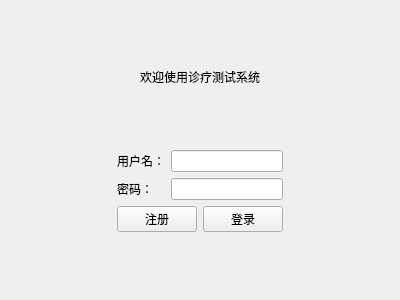
<?xml version="1.0" encoding="UTF-8"?>
<ui version="4.0">
 <class>LoginView</class>
 <widget class="QWidget" name="LoginView">
  <property name="geometry">
   <rect>
    <x>0</x>
    <y>0</y>
    <width>400</width>
    <height>300</height>
   </rect>
  </property>
  <property name="windowTitle">
   <string>登录</string>
  </property>
  <layout class="QVBoxLayout" name="verticalLayout_2">
   <item>
    <spacer name="verticalSpacer">
     <property name="orientation">
      <enum>Qt::Vertical</enum>
     </property>
     <property name="sizeHint" stdset="0">
      <size>
       <width>20</width>
       <height>42</height>
      </size>
     </property>
    </spacer>
   </item>
   <item>
    <widget class="QLabel" name="label">
     <property name="text">
      <string>欢迎使用诊疗测试系统</string>
     </property>
     <property name="alignment">
      <set>Qt::AlignCenter</set>
     </property>
    </widget>
   </item>
   <item>
    <spacer name="verticalSpacer_2">
     <property name="orientation">
      <enum>Qt::Vertical</enum>
     </property>
     <property name="sizeHint" stdset="0">
      <size>
       <width>20</width>
       <height>41</height>
      </size>
     </property>
    </spacer>
   </item>
   <item>
    <layout class="QHBoxLayout" name="horizontalLayout_2">
     <item>
      <spacer name="horizontalSpacer">
       <property name="orientation">
        <enum>Qt::Horizontal</enum>
       </property>
       <property name="sizeHint" stdset="0">
        <size>
         <width>40</width>
         <height>20</height>
        </size>
       </property>
      </spacer>
     </item>
     <item>
      <layout class="QVBoxLayout" name="verticalLayout">
       <item>
        <layout class="QFormLayout" name="formLayout">
         <item row="0" column="0">
          <widget class="QLabel" name="label_2">
           <property name="text">
            <string>用户名：</string>
           </property>
          </widget>
         </item>
         <item row="0" column="1">
          <widget class="QLineEdit" name="inputUserName"/>
         </item>
         <item row="1" column="0">
          <widget class="QLabel" name="label_3">
           <property name="text">
            <string>密码：</string>
           </property>
          </widget>
         </item>
         <item row="1" column="1">
          <widget class="QLineEdit" name="inputUserPassword"/>
         </item>
        </layout>
       </item>
       <item>
        <layout class="QHBoxLayout" name="horizontalLayout">
         <item>
          <widget class="QPushButton" name="btSignUp">
           <property name="text">
            <string>注册</string>
           </property>
          </widget>
         </item>
         <item>
          <widget class="QPushButton" name="btSignIn">
           <property name="text">
            <string>登录</string>
           </property>
          </widget>
         </item>
        </layout>
       </item>
      </layout>
     </item>
     <item>
      <spacer name="horizontalSpacer_2">
       <property name="orientation">
        <enum>Qt::Horizontal</enum>
       </property>
       <property name="sizeHint" stdset="0">
        <size>
         <width>40</width>
         <height>20</height>
        </size>
       </property>
      </spacer>
     </item>
    </layout>
   </item>
   <item>
    <spacer name="verticalSpacer_3">
     <property name="orientation">
      <enum>Qt::Vertical</enum>
     </property>
     <property name="sizeHint" stdset="0">
      <size>
       <width>20</width>
       <height>42</height>
      </size>
     </property>
    </spacer>
   </item>
  </layout>
 </widget>
 <resources/>
 <connections/>
</ui>
